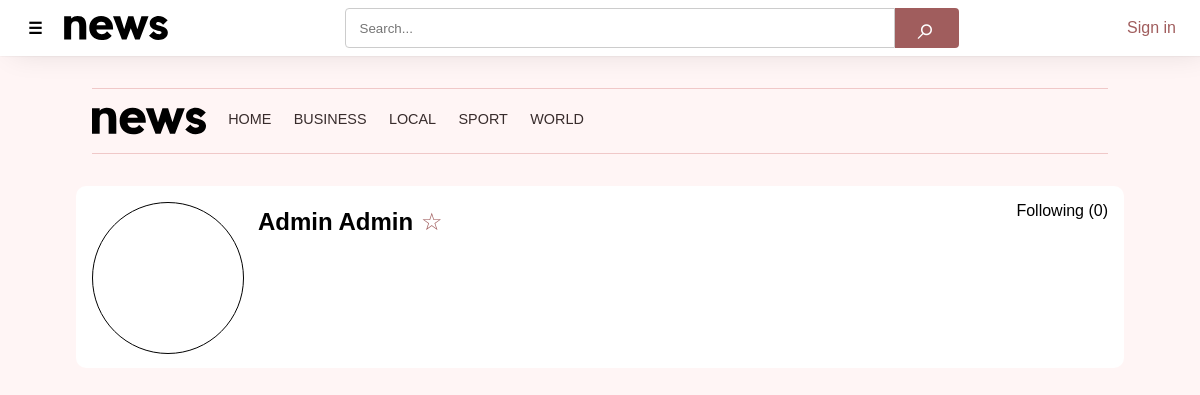
Page /profile/index.php?id=1 on the committed database.
### tables this page shows
CREATE TABLE `TbCategories` (
  `Id` int(11) NOT NULL,
  `IdCategory` int(11) DEFAULT NULL,
  `Name` text NOT NULL
);

CREATE TABLE `TbUsers` (
  `Id` int(11) NOT NULL,
  `Email` text NOT NULL,
  `Name` text DEFAULT NULL,
  `Surname` text DEFAULT NULL,
  `Password` text NOT NULL,
  `Photo` text DEFAULT NULL
);

### db.php (called while the page is built, shortened)
<?php
$conn = new PDO('mysql:host=localhost;dbname=DbNews', 'pilnyjakub', '123456', [
	PDO::ATTR_ERRMODE => PDO::ERRMODE_EXCEPTION
]);
$conn->query('SET NAMES utf8');
function getUserName($user)
{
	$username = (!empty($user['Name']) && !empty($user['Surname'])) ? $user['Name'] . ' ' . $user['Surname'] : substr($user['Email'], 0, strrpos($user['Email'], '@'));
	return filter_var($username, FILTER_SANITIZE_FULL_SPECIAL_CHARS);
}
function isparentCategory($category): bool
{
	return $category['Id'] == $category['IdCategory'];
}
function ischildCategory($parentCategory)
{
	return function ($category) use ($parentCategory) {
		return $category['IdCategory'] == $parentCategory && $category['Id'] != $parentCategory;
	};
}
function categoriesWithSub()
{
	global $conn;
	$sql = 'SELECT * FROM `TbCategories` ORDER BY Name';
	$stmt = $conn->prepare($sql);
	$stmt->execute();
	$categories = $stmt->fetchAll();
	foreach (array_filter($categories, "isparentCategory") as $parentCategory) {
		$parentCategory['SubCategories'] = array_filter($categories, ischildCategory($parentCategory['Id']));
		$categoriesWithSub[] = $parentCategory;
	}
	return $categoriesWithSub;
}

### top.php (the view)
<div id="top">
    <a href="/" aria-label="Home" id="topLogo"><img src="/source/logo.svg" alt="News" height=64></a>
    <a href="/">Home</a>
    <?php foreach (categoriesWithSub() as $category): ?>
    <a href="/category/?id=<?= $category['Id'] ?>">
        <?= $category['Name'] ?>
    </a>
    <?php endforeach; ?>
</div>

### profile/index.php (shortened to what this page needs)
<?php
require_once '../db.php';
$sql = "SELECT Id, Email, Name, Surname, Photo FROM TbUsers WHERE Id = :id";
$stmt = $conn->prepare($sql);
$stmt->execute([
	':id' => $_GET['id']
]);
$profile = $stmt->fetch();
$sql = "SELECT Id FROM TbUserFollows WHERE Follower = :follower AND Followed = :followed;";
$stmt = $conn->prepare($sql);
$stmt->execute([
	':follower' => isset($_SESSION['user']) ? $_SESSION['user']['Id'] : 0,
	':followed' => $_GET['id']
]);
$followed = $stmt->fetch();
$sql = "SELECT TbUsers.* FROM TbUserFollows INNER JOIN TbUsers ON TbUsers.Id = TbUserFollows.Followed WHERE TbUserFollows.Follower = :userId;";
$stmt = $conn->prepare($sql);
$stmt->execute([
	':userId' => $_GET['id']
]);
$following = $stmt->fetchAll();
?>
<!DOCTYPE html>
<html lang="en">
<head>
	<?php require_once '../meta.php'; ?>
	<link href="profile.css" rel="stylesheet">
</head>
<body>
	<?php require_once '../header.php'; ?>
	<main>
		<?php require_once '../top.php' ?>
		<div id="profile">
			<div class="photo">
			</div>
			<div class="name">
				<h2>
					<?= getUserName($profile) ?>
				</h2>
				<a href="follow.php?id=<?= $_GET['id'] ?>" id="follow">
					<?= $followed != false ? '★' : '☆' ?>
				</a>
			</div>
			<span class="toggleFollowing" onclick="toggleFollowing()">Following (<?= count($following) ?>)</span>
			<div id="about">
			</div>
			<div>
			</div>
		</div>
	</main>
</body>
</html>

### style.css (style rules this page uses)
:root { --background-color: #fff5f5; --link-color: #a05d5d; --link-hover-color: #704141; --border-color: #f0c8c8; --muted-color: #706565; --dark-color: #382c2c; }
html, body { margin: 0; padding: 0; font-size: 16px; min-width: 100vw; min-height: 100vh; overflow-x: hidden; font-family: sans-serif; scroll-behavior: smooth; background-color: var(--background-color); }
a { color: var(--link-color); text-decoration: none; }
img { aspect-ratio: 16 / 9; }
main { max-width: 63.5rem; margin: 56px auto 0 auto; padding: 0 2.624rem; display: flex; align-items: center; flex-direction: column; }

### top.css (style rules this page uses)
#top { width: 100%; height: 64px; margin-block: 2rem; display: flex; align-self: flex-start; gap: 1.4rem; border-block: 1px solid var(--border-color); }
#top a { display: flex; align-items: center; color: var(--dark-color); font-size: .9rem; text-decoration: none; text-transform: uppercase; border-bottom: 4px solid transparent; }
#top #topLogo { height: 100%; border-color: transparent; }

### profile/profile.css (style rules this page uses)
#profile { width: 100%; background-color: white; border-radius: 10px; margin-bottom: 3rem; padding: 1rem; display: grid; grid-template-columns: 150px 1fr 1fr; grid-template-rows: repeat(3, calc(50px - (2rem / 3))); gap: 1rem; }
#profile .name { display: flex; align-items: center; gap: .5rem; }
#profile #follow { font-size: 1.5rem; }
#profile #about { grid-column: 2/4; }
#profile .photo { background-color: white; border: 1px solid black; height: 150px; border-radius: 50%; width: 150px; grid-row: 1/4; }
.toggleFollowing, #settings { cursor: pointer; display: flex; justify-content: end; align-items: flex-start; }

### rows in the picture
tbcategories: Name "BUSINESS"
tbcategories: Name "LOCAL"
tbcategories: Name "SPORT"
tbcategories: Name "WORLD"
tbusers: getUserName($profile) "Admin Admin"

### other values in the picture
count($following) "0"
